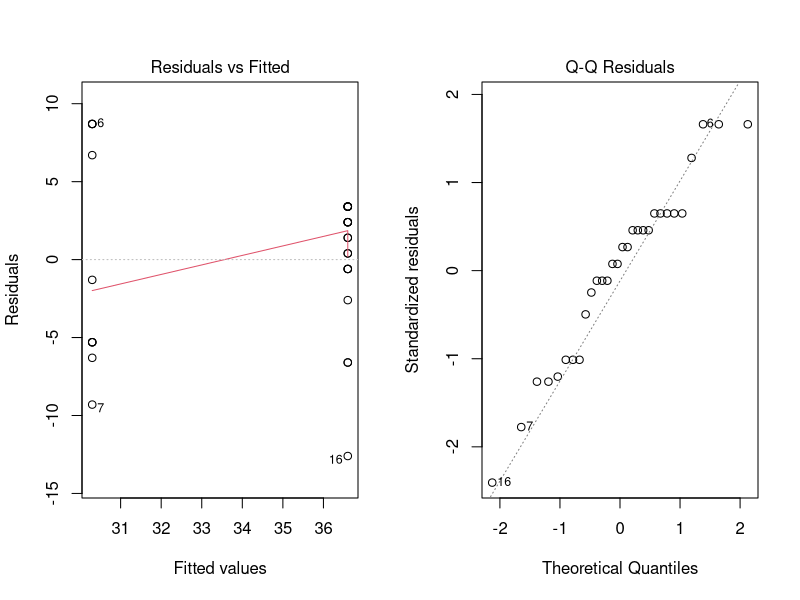

R code for this plot:
library(car) 
friendly.aov <- aov(correct ~ condition, data=Friendly)
summary(friendly.aov)

par(mfrow=c(1,2))

plot(friendly.aov, which=1:2)

testaov <- aov(len ~ supp + as.factor(dose) + supp:as.factor(dose), data = ToothGrowth)

summary(testaov)
